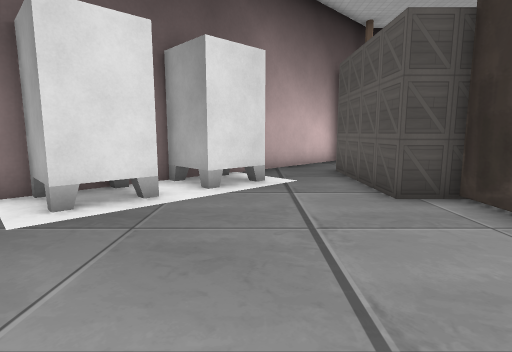
view 1 (above)

15 first-person views from a walk through a level from a Godot 3-D game. The camera is 1.2 m above the floor, tilts 8° down and sees 80° across. The floor is counted in squares, 1 m on a side. Each view is taken from the middle of a square. On the plan, view 1 faces up. The plan holds only what a view shows up to about 13 squares ahead; the rest is blank. The place goes on beyond the plan. Some surface patterns are stand-ins.

view 2
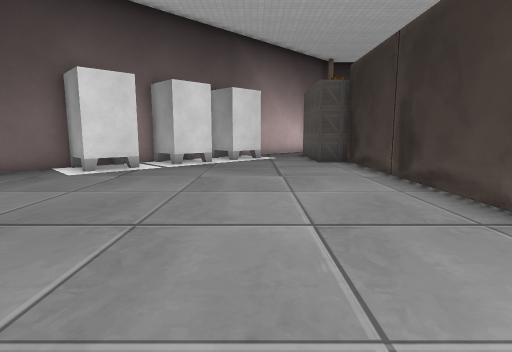

view 3
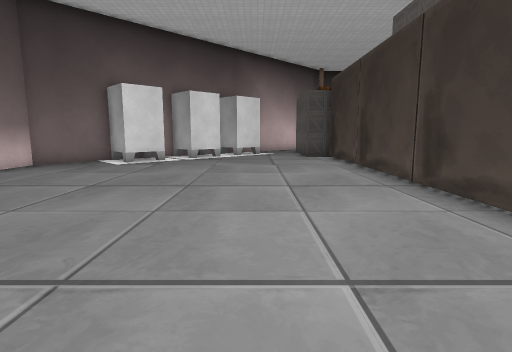

view 4
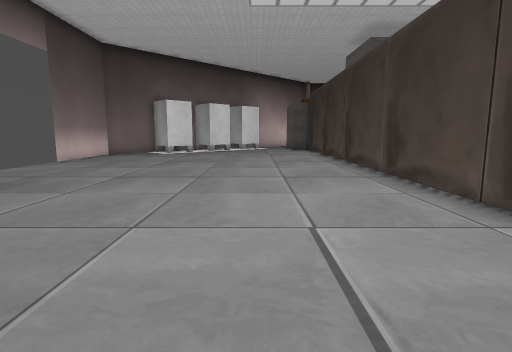

view 5
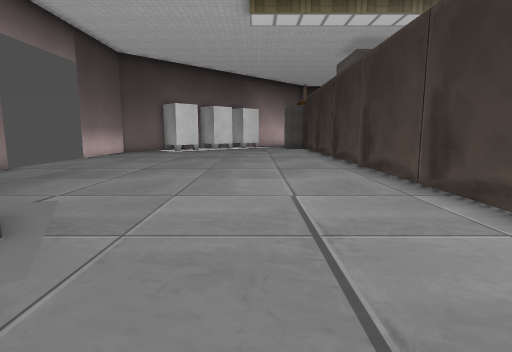

view 6
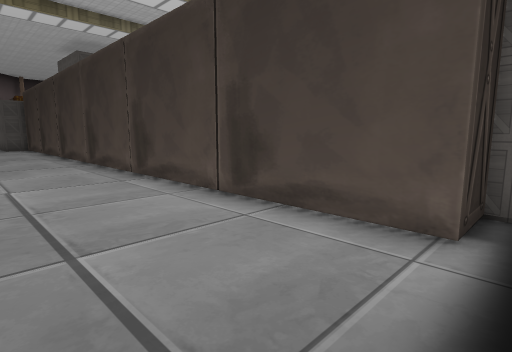

view 7
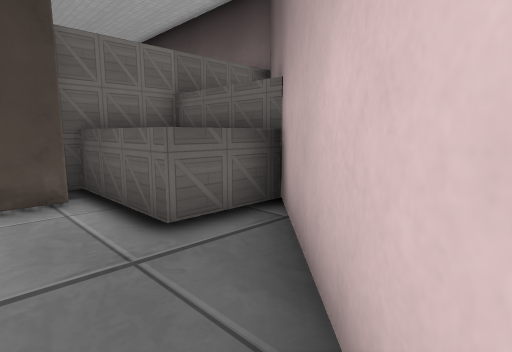

view 8
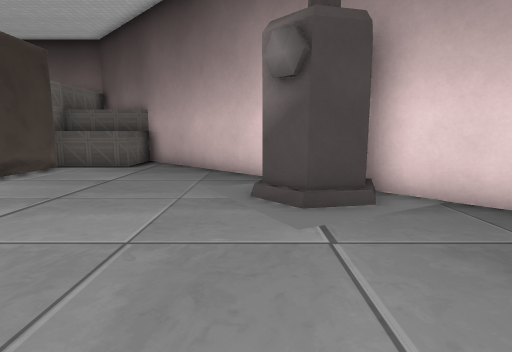

view 9
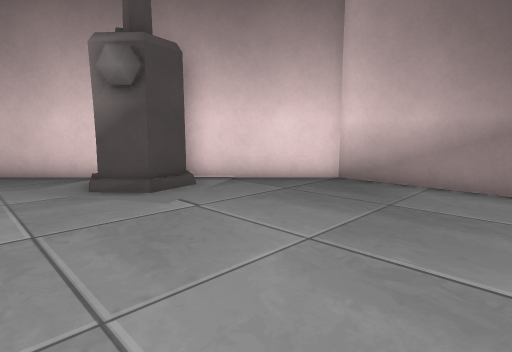

view 10
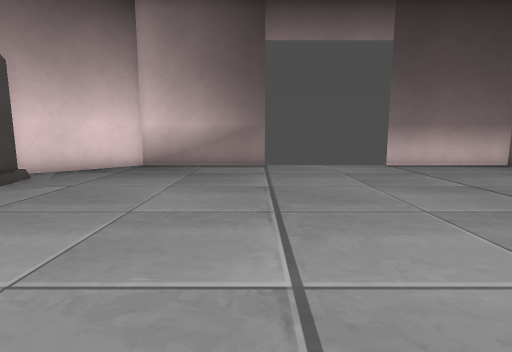

view 11
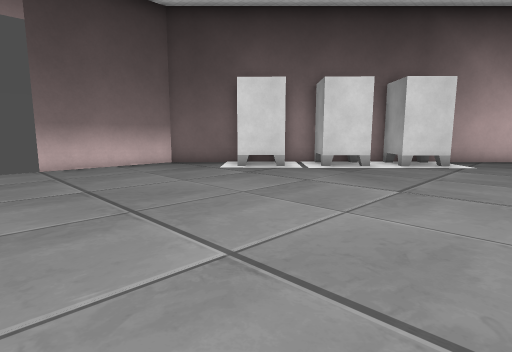

view 12
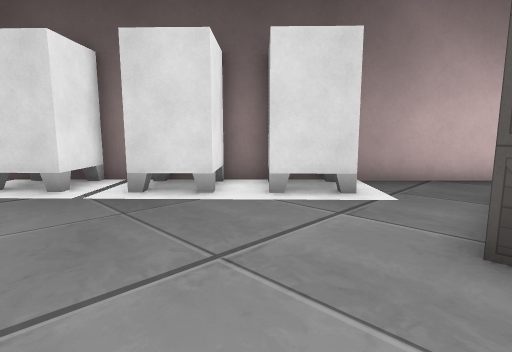

view 13
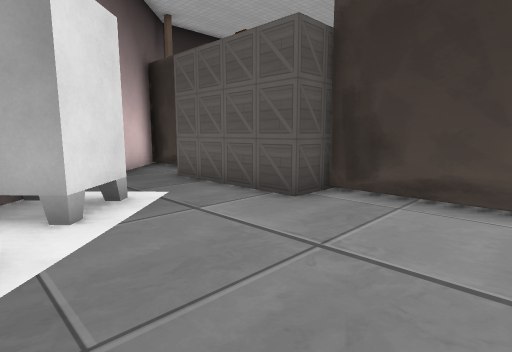

view 14
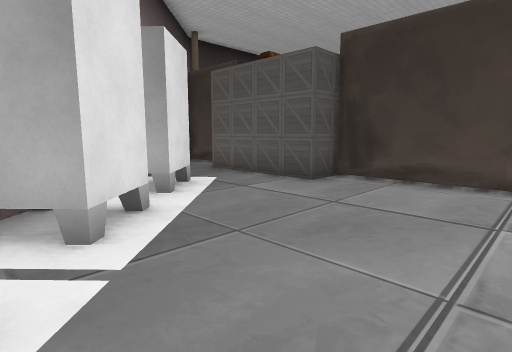

view 15
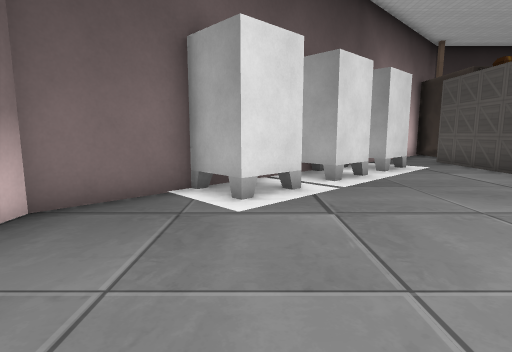

### Floor plan
Key: @ floor where view 1 was taken; # wall or solid block; . floor; ^ raised ledge; C crate; S shelf.
Columns run from 9 left of view 1 to 5 right of it. Each row starts with its distance up from view 1.
 13            ###
 12           ##.#
 11          ##..#
 10         ##..##
  9         #...#
  8        ###..#
  7       ###...##
  6     ####....C#
  5     #.#......#
  4    ##........#
  3  ####........#
  2 ##...........S
  1 #............S
  0 #........@...#
 -1 #............#
 -2 #............#
 -3  ............S
 -4  ............#
 -5  ............#
 -6  ............#
 -7  ............#
 -8  ............#
 -9 #............#
-10 #............#
-11 #............S
-12 #............#
-13 ##...........#
-14  ##.##.......#
-15   ####.......S
-16      #.......#
-17      #.......#
-18      ##......#
-19       ##.....SC
-20        ##..^^^#
-21         ##.^  ^
-22          ##^^^#

Where each view was taken, in squares from view 1:
view 1: 0 up, 0 right, facing up
view 2: 7 down, 0 right, facing up
view 3: 10 down, 0 right, facing up
view 4: 16 down, 0 right, facing up
view 5: 18 down, 0 right, facing up
view 6: 20 down, 0 right, facing up-right
view 7: 18 down, 2 left, facing down-right
view 8: 9 down, 3 left, facing down
view 9: 8 down, 1 left, facing down-left
view 10: 8 down, 3 right, facing left
view 11: 5 down, 3 right, facing up-left
view 12: 2 up, 3 right, facing up-left
view 13: 2 up, 2 left, facing up-right
view 14: 1 up, 4 left, facing up-right
view 15: 3 down, 5 left, facing up
